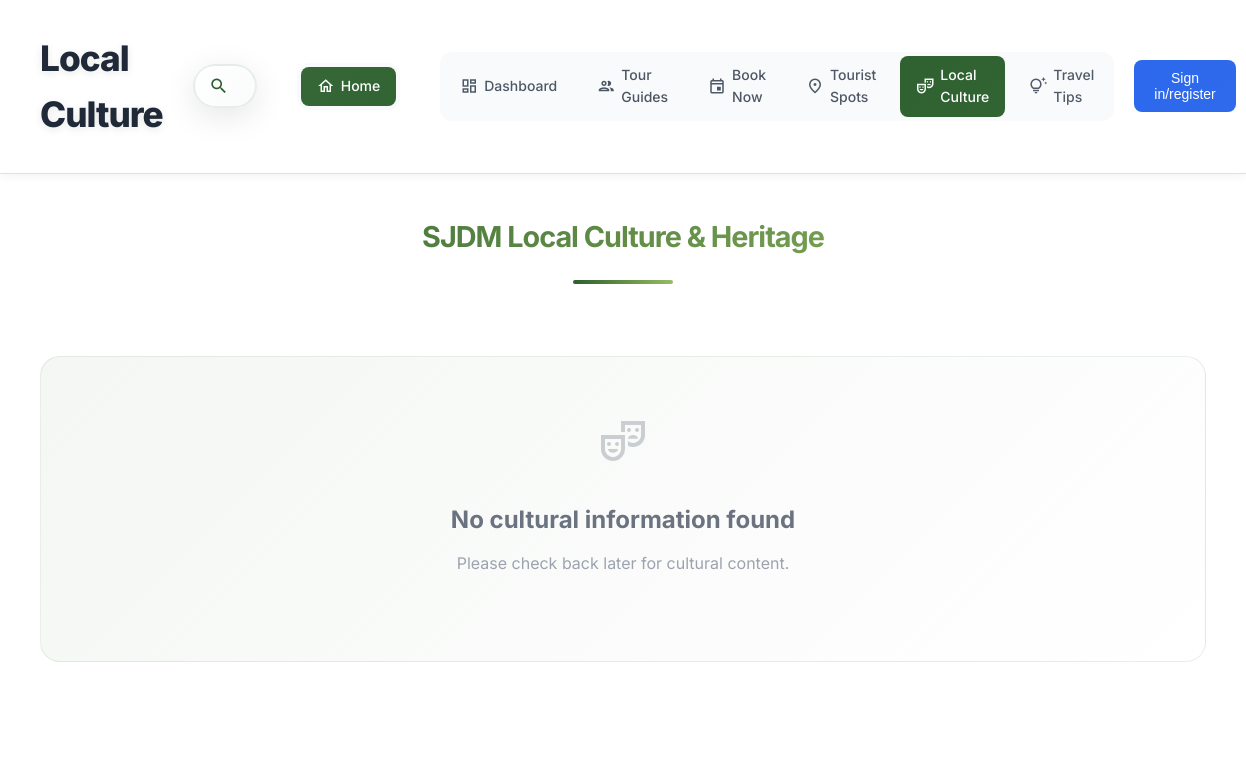
Before: /sjdm-user/local-culture.php with the older database file.
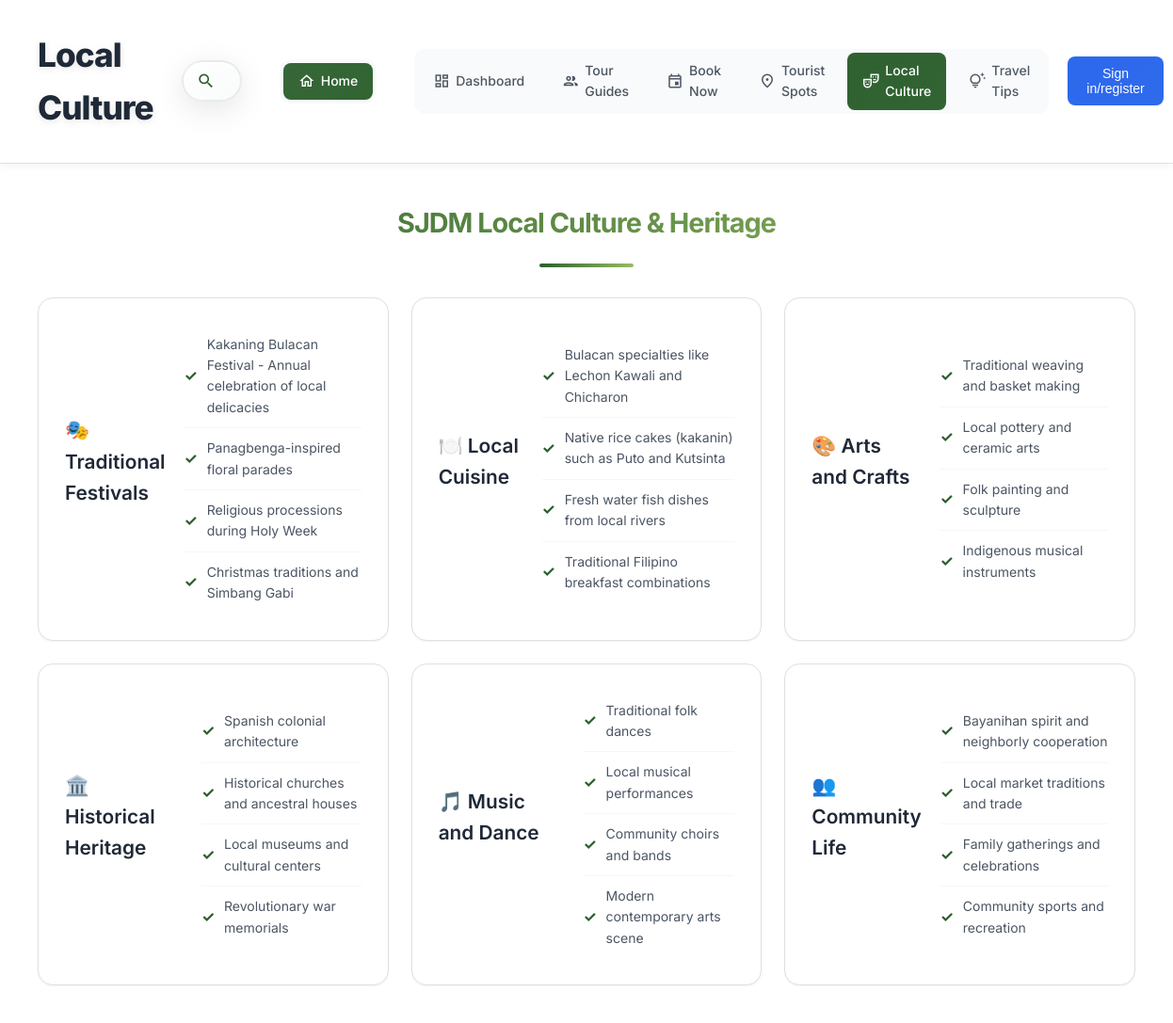
After: the same page with the newer database file.
### tables this page shows
CREATE TABLE `local_culture` (
  `id` int(11) NOT NULL,
  `icon` varchar(50) DEFAULT NULL,
  `title` varchar(200) NOT NULL,
  `description` text DEFAULT NULL,
  `display_order` int(11) DEFAULT 0,
  `is_active` enum('yes','no') DEFAULT 'yes',
  `created_at` timestamp NOT NULL DEFAULT current_timestamp(),
  `updated_at` timestamp NOT NULL DEFAULT current_timestamp() ON UPDATE current_timestamp()
);

### sjdm-user/local-culture.php (the view, shortened to what this page needs)
<?php
$currentUser = [];
?>
<!DOCTYPE html>
<html lang="en">
<head>
    <link rel="stylesheet" href="styles.css">
</head>
<body>
    <main class="main-content full-width">
        <header class="main-header">
            <div class="header-left">
                <h1>Local Culture</h1>
                <div class="search-bar">
                    <span class="material-icons-outlined">search</span>
                    <input type="text" placeholder="Search cultural information...">
                </div>
            </div>
            <div class="header-right">
                <nav class="header-nav">
                    <a href="../index.php" class="nav-link active">
                        <span class="material-icons-outlined">home</span>
                        <span>Home</span>
                    </a>
                </nav>
            </div>
            <div class="header-right">
                <nav class="header-nav">
                    <a href="index.php" class="nav-link">
                        <span class="material-icons-outlined">dashboard</span>
                        <span>Dashboard</span>
                    </a>
                    <a href="user-guides.php" class="nav-link">
                        <span class="material-icons-outlined">people</span>
                        <span>Tour Guides</span>
                    </a>
                    <a href="book.php" class="nav-link">
                        <span class="material-icons-outlined">event</span>
                        <span>Book Now</span>
                    </a>
                    <a href="tourist-spots.php" class="nav-link">
                        <span class="material-icons-outlined">place</span>
                        <span>Tourist Spots</span>
                    </a>
                    <a href="javascript:void(0)" class="nav-link active">
                        <span class="material-icons-outlined">theater_comedy</span>
                        <span>Local Culture</span>
                    </a>
                    <a href="travel-tips.php" class="nav-link">
                        <span class="material-icons-outlined">tips_and_updates</span>
                        <span>Travel Tips</span>
                    </a>
                </nav>
                <div class="header-actions">
                    <?php if (isset($currentUser) && !empty($currentUser)): ?>
                        <div class="user-profile-dropdown">
                            <button class="profile-trigger">
                                <div class="profile-avatar"><?php echo isset($currentUser['name']) ? strtoupper(substr($currentUser['name'], 0, 1)) : 'U'; ?></div>
                                <span class="profile-name"><?php echo htmlspecialchars($currentUser['name']); ?></span>
                                <span class="material-icons-outlined">arrow_drop_down</span>
                            </button>
                            <div class="dropdown-menu">
                                <div class="dropdown-header">
                                    <div class="profile-avatar-large"><?php echo isset($currentUser['name']) ? strtoupper(substr($currentUser['name'], 0, 1)) : 'U'; ?></div>
                                    <h4><?php echo htmlspecialchars($currentUser['name']); ?></h4>
                                    <p><?php echo htmlspecialchars($currentUser['email']); ?></p>
                                </div>
                                <a href="profile.php" class="dropdown-item">
                                    <span class="material-icons-outlined">person</span>
                                    My Profile
                                </a>
                                <a href="bookings.php" class="dropdown-item">
                                    <span class="material-icons-outlined">event</span>
                                    My Bookings
                                </a>
                                <a href="settings.php" class="dropdown-item">
                                    <span class="material-icons-outlined">settings</span>
                                    Settings
                                </a>
                                <a href="../log-in/logout.php" class="dropdown-item">
                                    <span class="material-icons-outlined">logout</span>
                                    Logout
                                </a>
                            </div>
                        </div>
                    <?php else: ?>
                        <button class="btn-signin" onclick="window.location.href='../log-in.php'">Sign in/register</button>
                    <?php endif; ?>
                </div>
            </div>
        </header>
        <div class="content-area">
            <h2 class="section-title">SJDM Local Culture & Heritage</h2>
            <div class="info-cards">
                <?php
                $conn = getDatabaseConnection();
                if ($conn) {
                    $query = "SELECT * FROM local_culture WHERE is_active = 'yes' ORDER BY display_order";
                    $result = $conn->query($query);
                    if ($result && $result->num_rows > 0) {
                        while ($culture = $result->fetch_assoc()) {
                            echo '<div class="info-card">';
                            echo '<h3>' . htmlspecialchars($culture['icon']) . ' ' . htmlspecialchars($culture['title']) . '</h3>';
                            $descriptionLines = explode("\n", $culture['description']);
                            echo '<ul>';
                            foreach ($descriptionLines as $line) {
                                $trimmedLine = trim($line);
                                if (!empty($trimmedLine)) {
                                    echo '<li>' . htmlspecialchars($trimmedLine) . '</li>';
                                }
                            }
                            echo '</ul>';
                            echo '</div>';
                        }
                    } else {
                        echo '<div class="no-results" style="grid-column: 1 / -1; text-align: center; padding: 60px 20px;">';
                        echo '<span class="material-icons-outlined" style="font-size: 48px; color: #9ca3af;">theater_comedy</span>';
                        echo '<h3 style="color: #6b7280; margin-top: 16px;">No cultural information found</h3>';
                        echo '<p style="color: #9ca3af;">Please check back later for cultural content.</p>';
                        echo '</div>';
                    }
                }
                ?>
            </div>
        </main>
    </body>
</html>

### sjdm-user/local-culture.php (style rules this page uses)
.main-content.full-width { margin-left: 0; max-width: 100%; }
.main-content.full-width .main-header { padding: 30px 40px; background: white; border-bottom: 1px solid var(--border); box-shadow: 0 2px 10px rgba(0, 0, 0, 0.05); display: flex; justify-content: space-between; align-items: center; gap: 40px; }
.header-left { display: flex; align-items: center; gap: 30px; }
.header-right { display: flex; align-items: center; gap: 20px; }
.header-nav { display: flex; align-items: center; gap: 8px; background: var(--gray-50); padding: 4px; border-radius: 12px; }
.nav-link { display: flex; align-items: center; gap: 6px; padding: 8px 16px; text-decoration: none; color: var(--text-secondary); font-weight: 500; font-size: 14px; border-radius: 8px; transition: all 0.2s ease; }
.nav-link.active { background: var(--primary); color: white; }
.nav-link .material-icons-outlined { font-size: 18px; }
.btn-signin { background: #2563eb; color: white; border: none; padding: 10px 20px; border-radius: 8px; font-weight: 500; font-size: 14px; cursor: pointer; transition: all 0.2s ease; }
.main-content.full-width .content-area { padding: 40px; max-width: 1400px; margin: 0 auto; }

Changed rows visible on the page:
added local_culture: icon "🎭", title "Traditional Festivals", description "Kakaning Bulacan Festival - Annual celebration of local delicacies", description "Panagbenga-inspired floral parades", description "Religious processions during Holy Week", description "Christmas traditions and Simbang Gabi"
added local_culture: icon "🍽️", title "Local Cuisine", description "Bulacan specialties like Lechon Kawali and Chicharon", description "Native rice cakes (kakanin) such as Puto and Kutsinta", description "Fresh water fish dishes from local rivers", description "Traditional Filipino breakfast combinations"
added local_culture: icon "🎨", title "Arts and Crafts", description "Traditional weaving and basket making", description "Local pottery and ceramic arts", description "Folk painting and sculpture", description "Indigenous musical instruments"
added local_culture: icon "🏛️", title "Historical Heritage", description "Spanish colonial architecture", description "Historical churches and ancestral houses", description "Local museums and cultural centers", description "Revolutionary war memorials"
added local_culture: icon "🎵", title "Music and Dance", description "Traditional folk dances", description "Local musical performances", description "Community choirs and bands", description "Modern contemporary arts scene"
added local_culture: icon "👥", title "Community Life", description "Bayanihan spirit and neighborly cooperation", description "Local market traditions and trade", description "Family gatherings and celebrations", description "Community sports and recreation"
Other visible differences:
text no longer shown: "No cultural information found Please check back later for cultural content."
